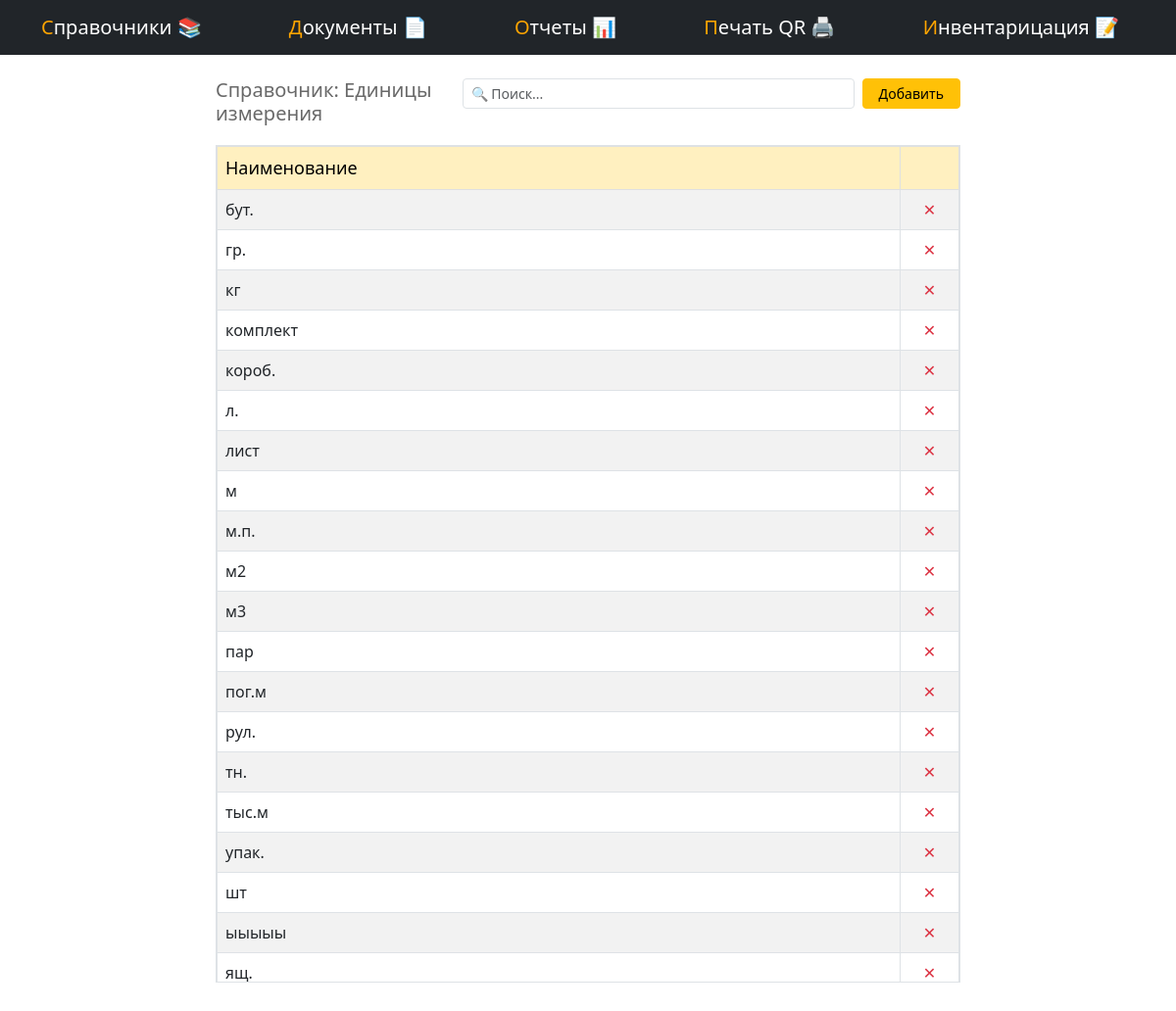
Before: /menu/spr/izm/ with the older database file.
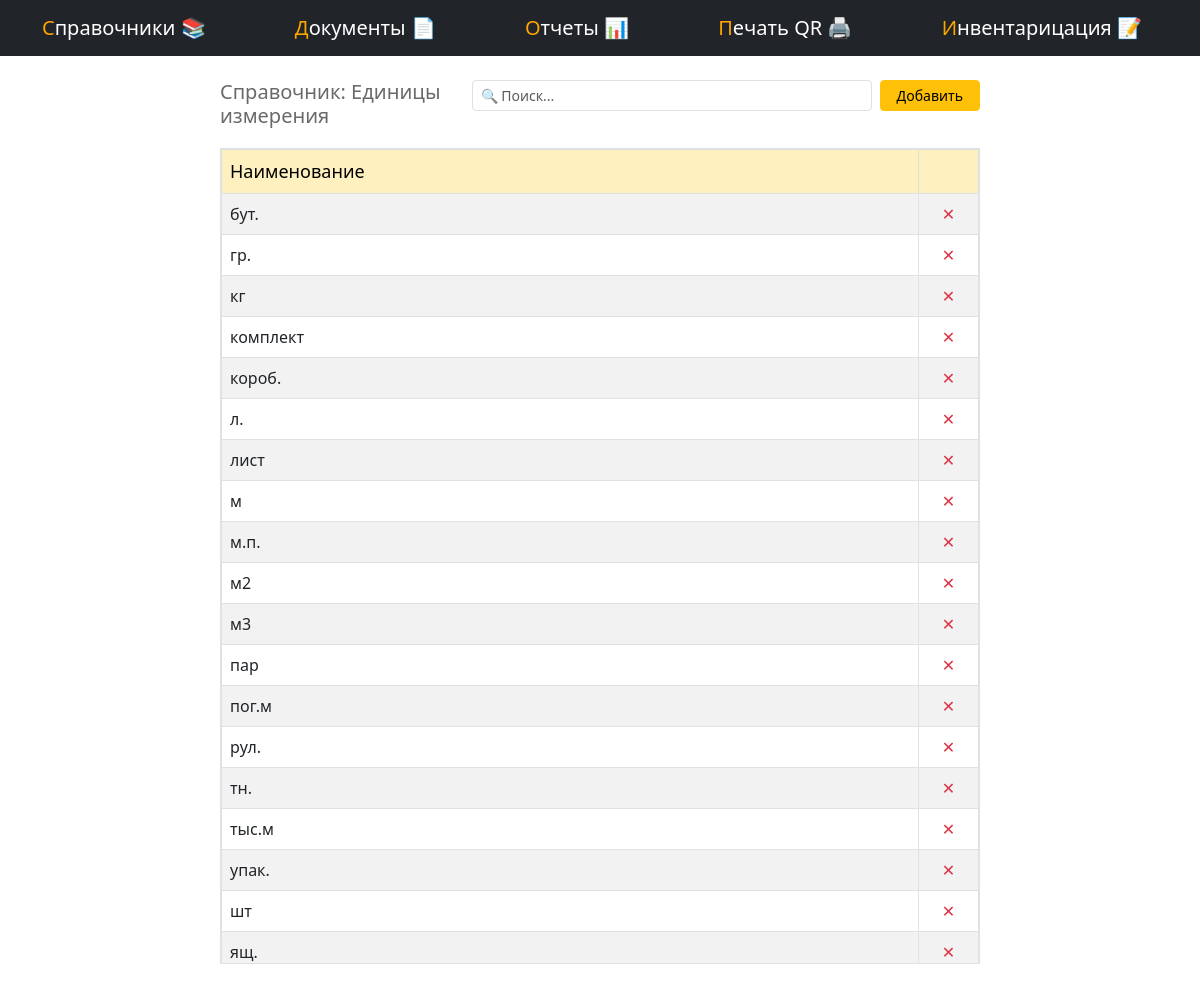
After: the same page with the newer database file.
### inventory/models.py (models this page shows, shortened)
class Izm(models.Model):
    title = models.CharField("Ед.изм",max_length=50, unique=True,blank=False,db_index=True)
    class Meta:
        db_table = 'izm'
        verbose_name = 'Единица измерения'
        verbose_name_plural = 'Единицы измерения'

### inventory/views/spr_views.py (the view, shortened to what this page needs)
# urls.py: path('menu/spr/<str:section>/', spr_views.spr, name='spr'),
def spr(request, section):
    tables = {
        'izm': [Izm, 'Единицы измерения'],
        'fio': [Fio, "Подотчетные лица"],
        'podraz': [Podraz, "Подразделения"],
        'postav': [Postav, "Поставщики"],
        'spis': [Spis, "Списание"],
        'kat': [Category, "Категории ТМЦ"],
        'obkt': [Obct, "Объекты"],
        'nom': [Nom, "Номенклатура"],
    }
    if section in tables:
        model, title = tables[section]  # распаковываем список в две переменные
        if section == 'nom':
            data = model.objects.select_related('category', 'izm').all().order_by('title')
        elif section == 'obkt':
            data = model.objects.select_related('idpodraz').all().order_by('title')
        else:
            data = model.objects.all().order_by('title')
    else:
        data = []
        title = 'Раздел не найден'
    context = {
        'data': data,
        'title': title,
        'section': section,
    }
    return render(request, 'inventory/comon_spr.html', context)

### inventory/templates/inventory/comon_spr.html (shortened to what this page needs)
{% extends 'inventory/base.html' %}
{% load static %}
{% block extra_css %}
    <link rel="stylesheet" href="{% static 'css/comon_spr.css' %}">
{% endblock %}
{% block content %}
<div class="row">
    <div class="col-md-2"></div>
    <div class="col-md-8 mt-4">
        <div class="d-flex justify-content-between align-items-start mb-0">
            <h5 id='spr_title' class="mb-0">Справочник: {{ title }} </h5>
            <div class="d-flex">
                <input type="text" style="width: 400px;" class="form-control form-control-sm global-search " placeholder="🔍 Поиск..." >
                <button type="button"
                        class="btn btn-warning btn-sm ms-2 px-3"
                        style="height: 31px;"
                        data-bs-toggle="modal"
                        data-bs-target="
                            {% if section == 'nom' %}
                                #addNomModal
                            {% elif section == 'obkt' %}
                                #addObktModal
                            {% else %}
                                #addModal
                            {% endif %}">
                    Добавить
                </button>
            </div>
        </div>
        <div id="search-results"
             style="max-height: 78vh; overflow-y: auto; overflow-x: hidden; border: 1px solid #dee2e6; margin-bottom: 20px; margin-top:20px">
            {% include 'inventory/partials/spr_table.html' %}
        </div>
    </div>
    <div class="col-md-2"></div>
</div>
{% endblock %}

### inventory/templates/inventory/base.html (shortened to what this page needs)
{% load static %}
<!DOCTYPE html>
<html lang="ru">
<head>
    <link href="{% static 'bootstrap/css/bootstrap.min.css' %}" rel="stylesheet">
    <link href="{% static 'css/comon_spr.css' %}" rel="stylesheet">
    {% block extra_css %}{% endblock %}
</head>
<body>
    <nav class="navbar navbar-expand-lg navbar-dark bg-dark">
        <div class="container">
            <a class="navbar-brand" href="{% url 'menu' 'spr' %}">
                <span class="first-letter" style="color: orange;">С</span>правочники 📚
            </a>
            <a class="navbar-brand" href="{% url 'menu' 'docs' %}">
                <span class="first-letter" style="color: orange;">Д</span>окументы 📄
            </a>
            <a class="navbar-brand" href="{% url 'menu' 'reports' %}">
                <span class="first-letter" style="color: orange;">О</span>тчеты 📊
            </a>
            <a class="navbar-brand" href="{% url 'qr_simple' %}">
                <span class="first-letter" style="color: orange;">П</span>ечать QR 🖨️
            </a>
            <a class="navbar-brand" href="/">
                <span class="first-letter" style="color: orange;">И</span>нвентарицация 📝
            </a>
        </div>
    </nav>
    <div class="container-fluid px-4">
        <div class="row">
            <div class="col-12">
                {% block content %}
                {% endblock %}
            </div>
        </div>
    </div>
</body>
</html>

### inventory/templates/inventory/partials/spr_table.html (shortened to what this page needs)
<table class="table table-bordered table-striped mb-0">
    <thead class="table-light ">
        <tr>
            <th class="bg-warning bg-opacity-25">Наименование</th>
            <th style="width: 60px" class="text-center bg-warning bg-opacity-25"></th>
        </tr>
    </thead>
    <tbody id="search-results-tbody">
        {% for item in data %}
        <tr id="row-{{ section }}-{{ item.id }}">
            <td style="cursor: pointer;"
                {% if section == 'obkt' %}
                    hx-get="{% url 'edit_obkt_row' item.id %}"
                    hx-target="#obkt-modal-content"
                    data-bs-toggle="modal"
                    data-bs-target="#editObktModal"
            {% elif section == 'nom' %}
                    hx-get="{% url 'edit_nom_row' item.id %}"
                    hx-target="#nom-modal-content"
                    data-bs-toggle="modal"
                    data-bs-target="#editNomModal"
                {% else %}
                    hx-get="{% url 'edit_spr_row' section item.id %}"
                    hx-target="#modal-content"
                    data-bs-toggle="modal"
                    data-bs-target="#editModal"
                {% endif %}>
                {{ item.title }}
            </td>
            <td class="text-center">
                <span style="cursor: pointer; color: #dc3545;"
                      hx-delete="{% url 'delete_spr_row' section item.id %}"
                      hx-target="#row-{{ section }}-{{ item.id }}"
                      hx-swap="outerHTML"
                      hx-confirm="Удалить запись «{{ item.title }}»?">
                    ✕
                </span>
            </td>
        </tr>
        {% endfor %}
    </tbody>
</table>

### inventory/static/css/comon_spr.css (style rules this page uses)
.table thead th { position: sticky; top: 0; background-color: #f8f9fa; z-index: 10; }
.table { margin-bottom: 0; }
#spr_title { color: DimGrey; }
.table thead th { font-weight: normal; font-size: 18px; }

### inventory/templates/inventory/base.html (style rules this page uses)
html, body { overflow-x: hidden; width: 100%; }

Changed rows visible on the page:
removed Izm: title "ыыыыы"
